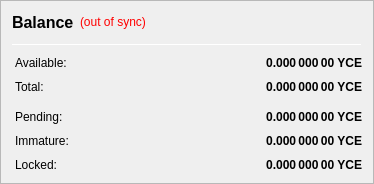
                      <widget class="QFrame" name="frame_CombinedBalances">
                       <property name="minimumSize">
                        <size>
                         <width>0</width>
                         <height>0</height>
                        </size>
                       </property>
                       <property name="maximumSize">
                        <size>
                         <width>4214124</width>
                         <height>16777215</height>
                        </size>
                       </property>
                       <property name="frameShape">
                        <enum>QFrame::StyledPanel</enum>
                       </property>
                       <property name="frameShadow">
                        <enum>QFrame::Raised</enum>
                       </property>
                       <layout class="QVBoxLayout" name="verticalLayout_2">
                        <item>
                         <layout class="QHBoxLayout" name="horizontalLayout_5" stretch="0,0,0">
                          <property name="bottomMargin">
                           <number>6</number>
                          </property>
                          <item>
                           <widget class="QLabel" name="label_5z">
                            <property name="minimumSize">
                             <size>
                              <width>0</width>
                              <height>20</height>
                             </size>
                            </property>
                            <property name="font">
                             <font>
                              <pointsize>12</pointsize>
                              <weight>75</weight>
                              <bold>true</bold>
                             </font>
                            </property>
                            <property name="toolTip">
                             <string>Combined Balance (including unconfirmed and immature coins)</string>
                            </property>
                            <property name="text">
                             <string>Balance</string>
                            </property>
                           </widget>
                          </item>
                          <item>
                           <widget class="QLabel" name="labelWalletStatus">
                            <property name="cursor">
                             <cursorShape>WhatsThisCursor</cursorShape>
                            </property>
                            <property name="toolTip">
                             <string>The displayed information may be out of date. Your wallet automatically synchronizes with the MYCE network after a connection is established, but this process has not completed yet.</string>
                            </property>
                            <property name="styleSheet">
                             <string notr="true">QLabel { color: red; }</string>
                            </property>
                            <property name="text">
                             <string notr="true">(out of sync)</string>
                            </property>
                            <property name="alignment">
                             <set>Qt::AlignLeading|Qt::AlignLeft|Qt::AlignVCenter</set>
                            </property>
                           </widget>
                          </item>
                          <item>
                           <spacer name="horizontalSpacer_1">
                            <property name="orientation">
                             <enum>Qt::Horizontal</enum>
                            </property>
                            <property name="sizeHint" stdset="0">
                             <size>
                              <width>40</width>
                              <height>20</height>
                             </size>
                            </property>
                           </spacer>
                          </item>
                         </layout>
                        </item>
                        <item>
                         <widget class="Line" name="line_CombinedBalance">
                          <property name="sizePolicy">
                           <sizepolicy hsizetype="Fixed" vsizetype="Fixed">
                            <horstretch>0</horstretch>
                            <verstretch>0</verstretch>
                           </sizepolicy>
                          </property>
                          <property name="minimumSize">
                           <size>
                            <width>350</width>
                            <height>1</height>
                           </size>
                          </property>
                          <property name="maximumSize">
                           <size>
                            <width>350</width>
                            <height>1</height>
                           </size>
                          </property>
                          <property name="styleSheet">
                           <string notr="true"/>
                          </property>
                          <property name="orientation">
                           <enum>Qt::Horizontal</enum>
                          </property>
                         </widget>
                        </item>
                        <item>
                         <layout class="QGridLayout" name="gridLayout_2">
                          <property name="leftMargin">
                           <number>3</number>
                          </property>
                          <property name="topMargin">
                           <number>5</number>
                          </property>
                          <property name="verticalSpacing">
                           <number>10</number>
                          </property>
                          <item row="0" column="0">
                           <widget class="QLabel" name="labelBalanceTextz">
                            <property name="text">
                             <string>Available:</string>
                            </property>
                           </widget>
                          </item>
                          <item row="0" column="1">
                           <widget class="QLabel" name="labelBalancez">
                            <property name="font">
                             <font>
                              <weight>75</weight>
                              <bold>true</bold>
                             </font>
                            </property>
                            <property name="cursor">
                             <cursorShape>IBeamCursor</cursorShape>
                            </property>
                            <property name="toolTip">
                             <string>Your current spendable balance</string>
                            </property>
                            <property name="text">
                             <string notr="true">0.000 000 00 YCE</string>
                            </property>
                            <property name="alignment">
                             <set>Qt::AlignRight|Qt::AlignTrailing|Qt::AlignVCenter</set>
                            </property>
                            <property name="textInteractionFlags">
                             <set>Qt::LinksAccessibleByMouse|Qt::TextSelectableByMouse</set>
                            </property>
                           </widget>
                          </item>
                          <item row="1" column="0">
                           <widget class="QLabel" name="labelTotalTextz">
                            <property name="text">
                             <string>Total:</string>
                            </property>
                           </widget>
                          </item>
                          <item row="1" column="1">
                           <widget class="QLabel" name="labelTotalz">
                            <property name="font">
                             <font>
                              <weight>75</weight>
                              <bold>true</bold>
                             </font>
                            </property>
                            <property name="cursor">
                             <cursorShape>IBeamCursor</cursorShape>
                            </property>
                            <property name="toolTip">
                             <string>Total Balance, including all unavailable coins.</string>
                            </property>
                            <property name="text">
                             <string notr="true">0.000 000 00 YCE</string>
                            </property>
                            <property name="alignment">
                             <set>Qt::AlignRight|Qt::AlignTrailing|Qt::AlignVCenter</set>
                            </property>
                            <property name="textInteractionFlags">
                             <set>Qt::LinksAccessibleByMouse|Qt::TextSelectableByMouse</set>
                            </property>
                           </widget>
                          </item>
                         </layout>
                        </item>
                        <item>
                         <layout class="QGridLayout" name="gridLayout_4">
                          <property name="leftMargin">
                           <number>3</number>
                          </property>
                          <property name="topMargin">
                           <number>10</number>
                          </property>
                          <property name="verticalSpacing">
                           <number>10</number>
                          </property>
                          <item row="0" column="0">
                           <widget class="QLabel" name="labelPendingText">
                            <property name="text">
                             <string>Pending:</string>
                            </property>
                           </widget>
                          </item>
                          <item row="2" column="1">
                           <widget class="QLabel" name="labelLockedBalance">
                            <property name="font">
                             <font>
                              <weight>75</weight>
                              <bold>true</bold>
                             </font>
                            </property>
                            <property name="cursor">
                             <cursorShape>IBeamCursor</cursorShape>
                            </property>
                            <property name="toolTip">
                             <string>Locked YCE or Masternode collaterals. These are excluded from zYCE minting.</string>
                            </property>
                            <property name="text">
                             <string notr="true">0.000 000 00 YCE</string>
                            </property>
                            <property name="alignment">
                             <set>Qt::AlignRight|Qt::AlignTrailing|Qt::AlignVCenter</set>
                            </property>
                            <property name="textInteractionFlags">
                             <set>Qt::LinksAccessibleByMouse|Qt::TextSelectableByMouse</set>
                            </property>
                           </widget>
                          </item>
                          <item row="0" column="1">
                           <widget class="QLabel" name="labelUnconfirmed">
                            <property name="font">
                             <font>
                              <weight>75</weight>
                              <bold>true</bold>
                             </font>
                            </property>
                            <property name="cursor">
                             <cursorShape>IBeamCursor</cursorShape>
                            </property>
                            <property name="toolTip">
                             <string>Total of transactions that have yet to be confirmed, and do not yet count toward the spendable balance</string>
                            </property>
                            <property name="text">
                             <string notr="true">0.000 000 00 YCE</string>
                            </property>
                            <property name="alignment">
                             <set>Qt::AlignRight|Qt::AlignTrailing|Qt::AlignVCenter</set>
                            </property>
                            <property name="textInteractionFlags">
                             <set>Qt::LinksAccessibleByMouse|Qt::TextSelectableByMouse</set>
                            </property>
                           </widget>
                          </item>
                          <item row="1" column="1">
                           <widget class="QLabel" name="labelImmature">
                            <property name="font">
                             <font>
                              <weight>75</weight>
                              <bold>true</bold>
                             </font>
                            </property>
                            <property name="cursor">
                             <cursorShape>IBeamCursor</cursorShape>
                            </property>
                            <property name="toolTip">
                             <string>Staked or masternode rewards that has not yet matured</string>
                            </property>
                            <property name="text">
                             <string notr="true">0.000 000 00 YCE</string>
                            </property>
                            <property name="alignment">
                             <set>Qt::AlignRight|Qt::AlignTrailing|Qt::AlignVCenter</set>
                            </property>
                            <property name="textInteractionFlags">
                             <set>Qt::LinksAccessibleByMouse|Qt::TextSelectableByMouse</set>
                            </property>
                           </widget>
                          </item>
                          <item row="1" column="0">
                           <widget class="QLabel" name="labelImmatureText">
                            <property name="text">
                             <string>Immature:</string>
                            </property>
                           </widget>
                          </item>
                          <item row="2" column="0">
                           <widget class="QLabel" name="labelLockedBalanceText">
                            <property name="enabled">
                             <bool>true</bool>
                            </property>
                            <property name="minimumSize">
                             <size>
                              <width>0</width>
                              <height>0</height>
                             </size>
                            </property>
                            <property name="maximumSize">
                             <size>
                              <width>16777215</width>
                              <height>345678</height>
                             </size>
                            </property>
                            <property name="toolTip">
                             <string>Locked YCE or Masternode collaterals. These are excluded from zYCE minting.</string>
                            </property>
                            <property name="text">
                             <string>Locked:</string>
                            </property>
                           </widget>
                          </item>
                         </layout>
                        </item>
                       </layout>
                      </widget>
